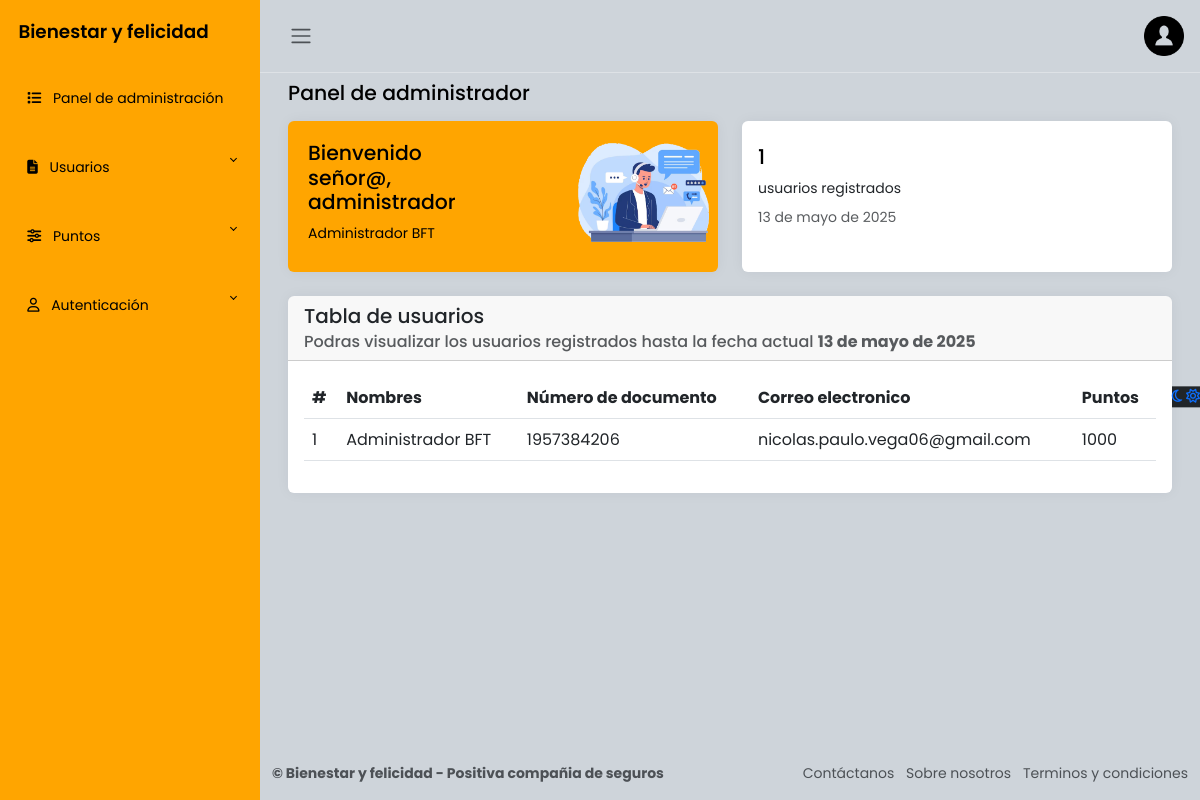
/admin_panel/ (signed in), run on an earlier commit of the app's database.
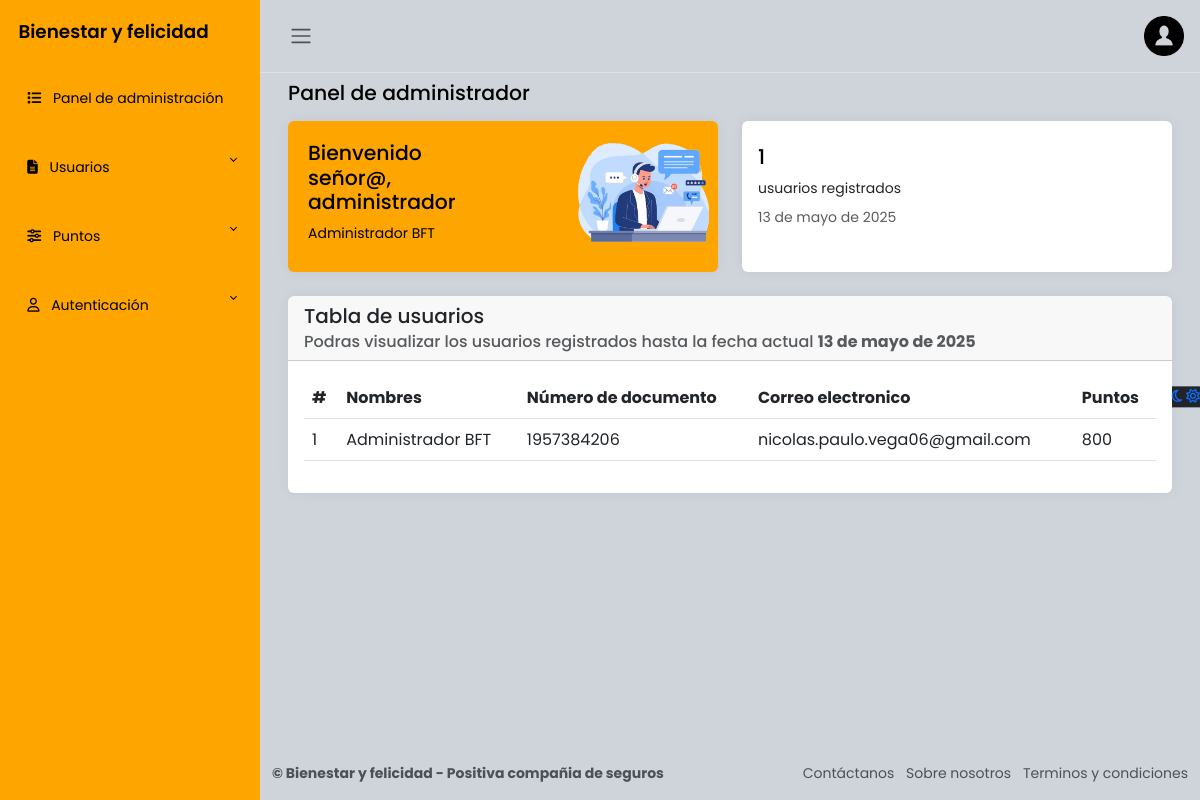
And on a later commit of the database.
### apps/usuarios/models.py (models this page shows, shortened)
class Usuarios(AbstractBaseUser, PermissionsMixin):
    avatar = models.FileField('Avatar', upload_to='usuarios/', null=True, blank=True)
    nombres = models.CharField('Nombres', max_length=50)
    apellidos = models.CharField('Apellidos', max_length=100)
    numero_documento = models.IntegerField('Número de documento', primary_key=True, unique=True)
    correo = models.EmailField('Correo electrónico', max_length=255, unique=True)
    puntos_totales = models.IntegerField('Número total de puntos', default=1000)
    password = models.CharField('Contraseña', max_length=255)
    ultimo_reinicio = models.DateField('Ultimo reinicio de puntos', default=now) # Reiniciar puntos
    is_active = models.BooleanField(default=True)
    is_staff = models.BooleanField(default=False)
    objects = UsuariosManager()
    USERNAME_FIELD = 'numero_documento'
    REQUIRED_FIELDS = ['nombres', 'apellidos', 'correo']
    class Meta:
        verbose_name = 'Usuario'
        verbose_name_plural = 'Usuarios'

### apps/usuarios/views.py (the view)
# urls.py: path('admin_panel/', login_required(admin_dashboard), name="admin_panel"),
@login_required(login_url='/accounts/login/')
@user_passes_test(is_staff, login_url='/')
def admin_dashboard(request):
    usuario = Usuarios.objects.all()
    total_usuarios = usuario.count()
    fecha_actual = timezone.now().date() # Fecha actual
    return render(request, 'admin_dashboard/main.html', {
        'usuario':usuario,
        'total_usuarios': total_usuarios,
        'fecha_actual': fecha_actual
        })

### apps/usuarios/views.py (called while the page is built)
def is_staff(user):
    return user.is_active and user.is_staff # Validar si es administrador y esta activo

### apps/usuarios/templates/admin_dashboard/main.html (shortened to what this page needs)
{% extends "admin_dashboard/layout.html" %}
{% load static %}
{% block content %}
<main class="content px-3 py-2">
    <div class="container-fluid">
        <div class="mb-3">
            <h4>Panel de administrador</h4>
        </div>
        <div class="row">
            <div class="col-12 col-md-6 d-flex">
                <div class="card flex-fill border-0 illustration">
                    <div class="card-body p-0 d-flex flex-fill">
                        <div class="row g-0 w-100">
                            <div class="col-6">
                                <div class="p-3 m-1">
                                    <h4>Bienvenido señor@, administrador</h4>
                                    {% if user.is_authenticated %}
                                        <p class="mb-0">{{ user.nombres }} {{ user.apellidos }}</p>
                                    {% else %}
                                        <p class="mb-0">Administrador@</p>
                                    {% endif %}
                                </div>
                            </div>
                            <div class="col-6 align-self-end text-end">
                                <img src="{% static "img/customer-support.png" %}" class="img-fluid illustration-img"
                                    alt="">
                            </div>
                        </div>
                    </div>
                </div>
            </div>
            <div class="col-12 col-md-6 d-flex">
                <div class="card flex-fill border-0">
                    <div class="card-body py-4">
                        <div class="d-flex align-items-start">
                            <div class="flex-grow-1">
                                <h4 class="mb-2">
                                    {{ total_usuarios }}
                                </h4>
                                <p class="mb-2">
                                    usuarios registrados
                                </p>
                                <div class="mb-0">
                                    <span class="text-muted">
                                        {{ fecha_actual }}
                                    </span>
                                </div>
                            </div>
                        </div>
                    </div>
                </div>
            </div>
        </div>
        <div class="card border-0">
            <div class="card-header">
                <h5 class="card-title">
                    Tabla de usuarios
                </h5>
                <h6 class="card-subtitle text-muted">
                    Podras visualizar los usuarios registrados hasta la fecha actual <strong>{{ fecha_actual }}</strong>
                </h6>
            </div>
            <div class="card-body">
                <table class="table">
                    <thead>
                        <tr>
                            <th scope="col">#</th>
                            <th scope="col">Nombres</th>
                            <th scope="col">Número de documento</th>
                            <th scope="col">Correo electronico</th>
                            <th scope="col">Puntos</th>
                        </tr>
                    </thead>
                    <tbody>
                        {% for usuarios in usuario %}
                            <tr>
                                <td>{{ forloop.counter }}</td>
                                <td>{{ usuarios.nombres }} {{ usuarios.apellidos }}</td>
                                <td>{{ usuarios.numero_documento }}</td>
                                <td>{{ usuarios.correo }}</td>
                                <td>{{ usuarios.puntos_totales }}</td>
                            </tr>
                        {% endfor %}
                    </tbody>
                </table>
            </div>
        </div>
    </div>
</main>
{% endblock %}

What changed in the data, as far as the page shows it:
changed Usuarios "Administrador": puntos_totales "1000" → "800"
